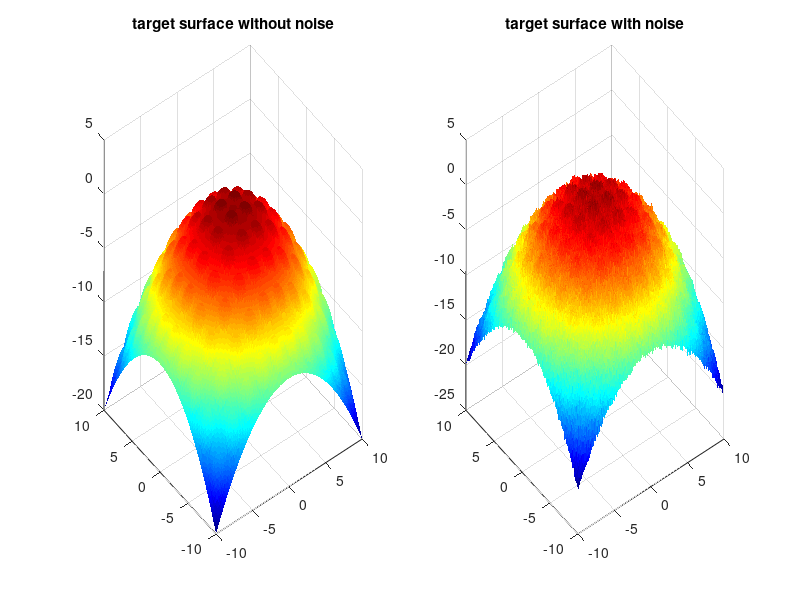
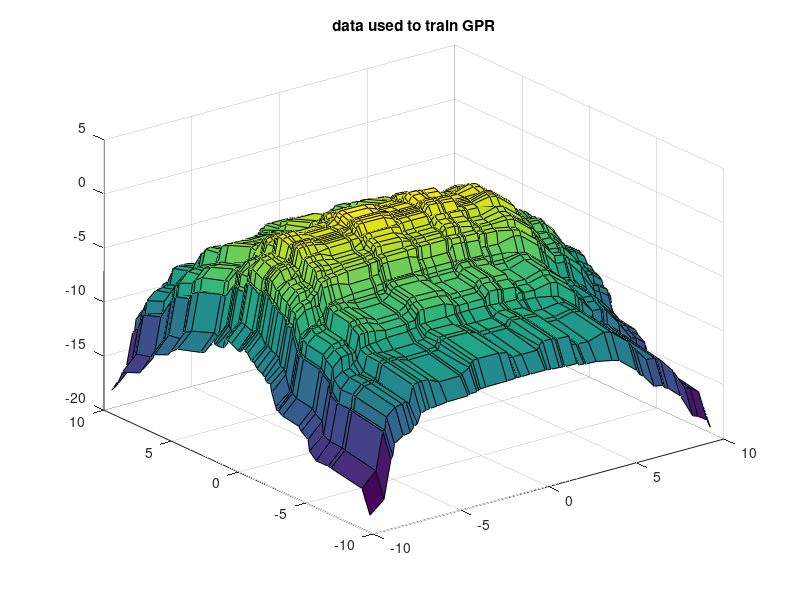

Source code (MATLAB) for these figures, in order: (Note: this script raises an error after producing the figures.)
% zhouweiyan 20180811
% reconstruction of microsphere and paraboloid surface
clear
close all
clc
%% target figure
x1=-10:0.1:10;
x2=-10:0.1:10;
len=length(x1);
[X1,X2]=meshgrid(x1,x2);
load('test_microsphere_paraboloid_data.mat')
y_ideal=reshape(y_ideal,length(x2),length(x1));
y_noise=reshape(y_noise,length(x2),length(x1));
set(0,'DefaultFigureWindowStyle','docked'); % keep figures tidy
subplot(121);surf(X1,X2,y_ideal,'EdgeColor','none',... 
    'LineStyle','none','FaceLighting','phong');
title('target surface without noise')
subplot(122);surf(X1,X2,y_noise,'EdgeColor','none',...
    'LineStyle','none','FaceLighting','phong');
title('target surface with noise');
colormap(jet)

%% generate data
% train data
x1_train_length=50; x2_train_length=50;
rng(1,'v5normal')
x1_train_index=randperm(length(x1),x1_train_length);
x2_train_index=randperm(length(x2),x2_train_length);
rng('shuffle')  % invalid the previous rng
x1_train=x1(x1_train_index);
x2_train=x2(x2_train_index);
[X1_train,X2_train]=meshgrid(x1_train(:),x2_train(:));
X_train=[X1_train(:),X2_train(:)];
y_train=zeros(x2_train_length,x1_train_length);
for i=1:x1_train_length
    for j=1:x2_train_length
        y_train(j,i)=y_ideal(x2_train_index(j),x1_train_index(i));
        %y_train(j,i)=y_noise(x2_train_index(j),x1_train_index(i));
    end
end
y_train=y_train(:);

x1_train_index_temp=sort(x1_train_index);
x2_train_index_temp=sort(x2_train_index);
x1_train_temp=x1(x1_train_index_temp);
x2_train_temp=x2(x2_train_index_temp);
[X1_train_temp,X2_train_temp]=meshgrid(x1_train_temp,x2_train_temp);
y_train_temp=zeros(x2_train_length,x1_train_length);
for i=1:x1_train_length
    for j=1:x2_train_length
        y_train_temp(j,i)=y_ideal(x1_train_index_temp(j),x2_train_index_temp(i));
        %y_train(j,i)=y_noise(x2_train_index(j),x1_train_index(i));
    end
end
figure(2)
surf(X1_train_temp,X2_train_temp,reshape(y_train_temp,length(x1_train),length(x2_train)));
title('data used to train GPR')

% test data
x1_test_index=1:3:length(x1);
x2_test_index=1:3:length(x2);
x1_test=x1(x1_test_index);
x2_test=x2(x2_test_index);
[X1_test,X2_test]=meshgrid(x1_test,x2_test);
X_test=[X1_test(:),X2_test(:)];
y_test=zeros(length(x2_test_index),length(x1_test_index));
for i=1:length(x1_test_index)
    for j=1:length(x2_test_index)
        y_test(j,i)=y_ideal(x2_test_index(j),x1_test_index(i));
    end
end
y_test=y_test(:);
%% gaussian regression 1
meanfunc={'meanPoly',2};
% covfunc={'covPER','iso',{@covSEiso}};
covfunc={@covSEiso};
likfunc='likGauss';
opt='exact';
hyp1.mean=[1;1;1;1];
% hyp_p=log(2); ell = 0.9; sf = 3; hypgi = log([ell;sf]); hyp1.cov=[hyp_p;hypgi];
hyp1.cov=log([1;3]);
sn=0.1; 
hyp1.lik=log(sn);
switch opt
    case 'exact'
        tic
        hyp1=minimize(hyp1,@gp,-100,@infGaussLik,meanfunc,covfunc,likfunc,X_train,y_train);
        % load('test_sinu_paraboloid_hyp1.mat');
        disp(['exp(hyp1.lik)=',num2str(exp(hyp1.lik))])
        nlml=gp(hyp1,@infGaussLik,meanfunc,covfunc,likfunc,X_train,y_train)
        [m,s2]=gp(hyp1,@infGaussLik,meanfunc,covfunc,likfunc,X_train,y_train,X_test);
        figure
        surf(X1_test,X2_test,reshape(m,length(x2_test),length(x1_test)));
        title('GPR');
%         hold on
%         surf(X1_test,X2_test,reshape(m+2*sqrt(s2),length(x2_test),length(x1_test)),'FaceAlpha',0.1);
%         surf(X1_test,X2_test,reshape(m-2*sqrt(s2),length(x2_test),length(x1_test)),'FaceAlpha',0.1);
        toc   
    case 'apx'
        tic
        % corresponding sparse approximate regression based on inducing inputs
        u = [x1(randperm(length(x1),floor(length(x1)/4)))';x2(randperm(length(x2),floor(length(x2)/4)))'];
        covfuncF={@apxSparse,{covfunc},u};
        inf=@(varargin)infGaussLik(varargin{:},struct('s',0));
        hyp1=minimize(hyp1,@gp,-100,@infGaussLik,meanfunc,covfunc,likfunc,X_train,y_train);
        disp(['exp(hyp1.lik)=',num2str(exp(hyp1.lik))])
        nlml1apx=gp(hyp1,@infGaussLik,meanfunc,covfunc,likfunc,X_train,y_train);
        [m,s2]=gp(hyp1,@infGaussLik,meanfunc,covfunc,likfunc,X_train,y_train,X_test);
        figure
        surf(X1_test,X2_test,reshape(m,length(X1_test),length(X2_test)));
        title('GPR');
        toc  
end
%% error analysis
error=y_test-m;
rela_error=abs(y_test-m)./y_test;
figure
surf(X1_test,X2_test,reshape(rela_error,length(x2_test),length(x1_test)));
view([-90 90])
figure
surf(X1_test,X2_test,reshape(error,length(x2_test),length(x1_test)));
view([-90 90])
title('error');
colorbar
disp(['sum(abs(error(:)))=',num2str(sum(abs(error(:))))])
disp(['sum(abs(s2(:)))=',num2str(sum(abs(s2(:))))])
